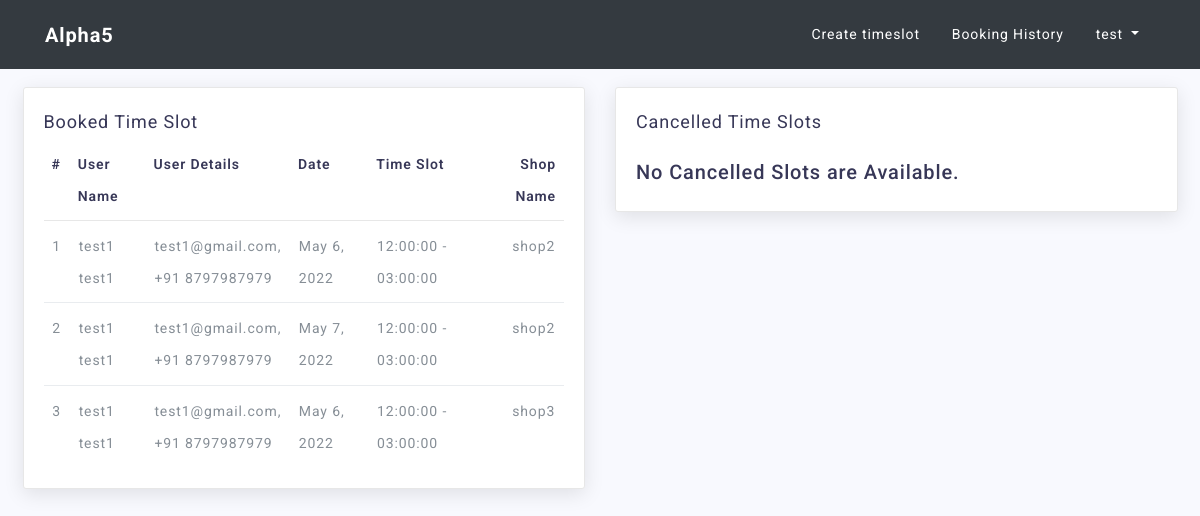
Page /manager/booking_history/ (signed in) on the earlier database version.
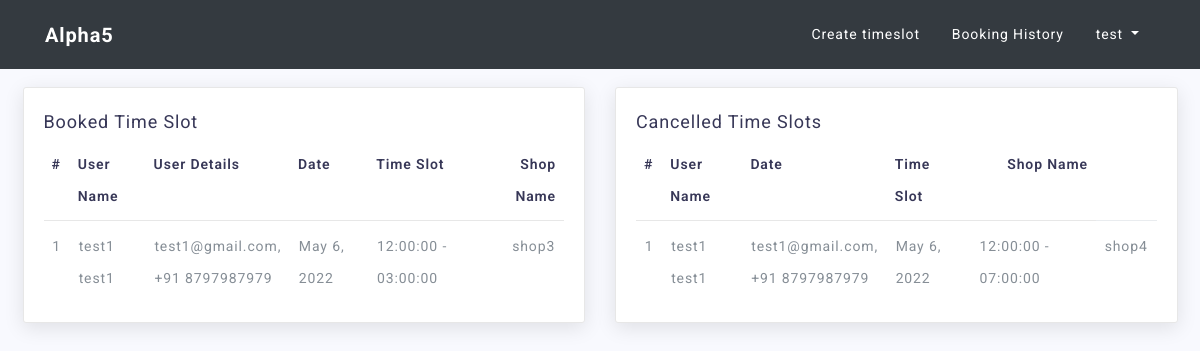
Same page on the later database version.
### accounts/models.py (models this page shows)
class User(AbstractUser):
    id = models.UUIDField(primary_key=True, default=uuid.uuid4, editable=False)
    is_customer = models.BooleanField(default=False)
    is_manager = models.BooleanField(default=False)
    phone = models.CharField(max_length=10, null=False)

### customer/models.py (models this page shows, shortened)
class TimeSlotBook(models.Model):
    id = models.UUIDField(primary_key=True, default=uuid.uuid4, editable=False)
    manager_id = models.ForeignKey(User, on_delete=models.CASCADE, related_name="manager_id")
    customer_id = models.ForeignKey(User, on_delete=models.CASCADE, related_name="customer_id")
    date = models.DateField(null=False)
    room_id = models.ForeignKey(Room, on_delete=models.CASCADE)
    start_time = models.TimeField(null=False)
    end_time = models.TimeField(null=False)
    class Meta:
        unique_together = ('manager_id', 'date', 'room_id', 'start_time', 'end_time')

class TimeSlotCancel(models.Model):
    id = models.UUIDField(primary_key=True, default=uuid.uuid4, editable=False)
    manager_id = models.ForeignKey(User, on_delete=models.CASCADE, related_name="manger_id_cancel")
    customer_id = models.ForeignKey(User, on_delete=models.CASCADE, related_name="customer_id_cancel")
    date = models.DateField(null=False)
    room_id = models.ForeignKey(Room, on_delete=models.CASCADE)
    start_time = models.TimeField(null=False)
    end_time = models.TimeField(null=False)

### manager/models.py (models this page shows, shortened)
class Room(models.Model):
    id = models.UUIDField(primary_key=True, default=uuid.uuid4, editable=False)
    room_owner = models.ForeignKey(User, on_delete=models.CASCADE)
    room_name = models.CharField(max_length=10, null=False)
    class Meta:
        unique_together = ('room_owner', 'room_name')
    def __str__(self):
        return self.room_name

### manager/views.py (the view)
# urls.py: path('booking_history/', views.BookingHistory.as_view(), name="booking_history"),
@method_decorator(decorators, name="dispatch")
class BookingHistory(DetailView):
    model = TimeSlotBook
    template_name = "manager/booking_history.html"
    def get(self, request):
        tsb1 = TimeSlotBook.objects.filter(manager_id=self.request.user)
        tsb2 = TimeSlotCancel.objects.filter(manager_id=self.request.user)
        return render(request, self.template_name, {"booked": tsb1, "cancelled": tsb2})

### templates/manager/booking_history.html (shortened to what this page needs)
{% load staticfiles %}
<!DOCTYPE html>
<html lang="en">
   <head>
        {% include 'base.html'%}
        {% include 'navbar.html' %}
   </head>
    {% if error_msg %}
    <div class="alert alert-primary">
              {{error_msg}}
    </div>
    {% else %}
<div class="container-fluid mt-5 pt-4">
      <div class="row">
        <div class="col-lg-6">
            <div class="card">
                <div class="card-title">
                    <h4>Booked Time Slot</h4>
                </div>
                {% if booked %}
                    <div class="card-body">
                        <div class="table-responsive">
                            <table class="table table-hover ">
                                <thead>
                                    <tr>
                                        <th>#</th>
                                        <th>User Name</th>
                                        <th>User Details</th>
                                        <th>Date</th>
                                        <th>Time Slot</th>
                                        <th>Shop Name</th>
                                    </tr>
                                </thead>
                                <tbody>
                                {% for x in booked %}
                                        <tr>
                                            <td>{{ forloop.counter }}</td>
                                            <td>{{x.customer_id.first_name}} {{x.customer_id.last_name}} </td>
                                            <td>
                                                {{x.customer_id.email}},
                                                <br>
                                                +91 {{x.customer_id.phone}}
                                            </td>
                                            <td>{{x.date}}</td>
                                            <td>{{x.start_time | time:"h:i:s"}} - {{x.end_time | time:"h:i:s"}}</td>
                                            <td>{{x.room_id}}</td>
                                        </tr>
                                {% endfor %}
                                </tbody>
                            </table>
                        </div>
                    </div>
                {% else %}
                <br>
                    <div class="card-body">
                        <h5>No Booking Done.</h5>
                    </div>
                {% endif %}
            </div>
        </div>
        <div class="col-lg-6">
        <div class="card">
            <div class="card-title">
                <h4>Cancelled Time Slots</h4>
            </div>
                {% if cancelled %}
                    <div class="card-body">
                    <div class="table-responsive">
                        <table class="table table-hover ">
                            <thead>
                                <tr>
                                    <th>#</th>
                                    <th>User Name</th>
                                    <th>Date</th>
                                    <th>Time Slot</th>
                                    <th>Shop Name</th>
                                </tr>
                            </thead>
                            <tbody>
                            {% for x in cancelled %}
                                <tr>
                                    <td>{{ forloop.counter }}</td>
                                    <td>{{x.customer_id.first_name}} {{x.customer_id.last_name}} </td>
                                    <td>
                                        {{x.customer_id.email}},
                                        <br>
                                        +91 {{x.customer_id.phone}}
                                    </td>
                                    <td>{{x.date}}</td>
                                    <td>{{x.start_time | time:"h:i:s"}} - {{x.end_time | time:"h:i:s"}}</td>
                                    <td>{{x.room_id}}</td>
                                </tr>
                            {% endfor %}
                            </tbody>
                        </table>
                    </div>
                {% else %}
                        <br>
                        <div class="card-body">
                            <h5>No Cancelled Slots are Available.</h5>
                        </div>
                {% endif %}
            </div>
        </div>
    </div>
  </div>
</div>
{% endif %}

### templates/base.html (shortened to what this page needs)
{% load staticfiles %}
<!DOCTYPE html>
<html lang="en">
   <head>
      <link href="{% static 'css/bootstrap.min.css' %}" rel="stylesheet">
      <link href="{% static 'css/grayscale.min.css' %}" rel="stylesheet">
      <link href="{% static 'css/style.css' %}" rel="stylesheet">
      <link href="{% static 'css/btn.css' %}" rel="stylesheet">
      <link href="https://stackpath.bootstrapcdn.com/font-awesome/4.7.0/css/font-awesome.min.css" rel="stylesheet">
   </head>

### templates/navbar.html (shortened to what this page needs)
 <nav class="navbar navbar-expand-lg navbar-light bg-dark fixed-top" id="mainNav">
    <div class="container">
      <a class="navbar-brand text-white" href="/">Alpha5</a>
      <div class="collapse navbar-collapse" id="navlinks">
        <ul class="navbar-nav ml-auto">
          {% if user.is_authenticated %}
              {% if user.is_manager %}
                    <li class="nav-item">
                          <a class="nav-link text-white" href="{% url 'manager:create_room' %}">Create timeslot</a>
                    </li>
                    <li class="nav-item">
                          <a class="nav-link text-white" href="{% url 'manager:booking_history'%}">Booking History</a>
                    </li>
                    <li class="nav-item dropdown">
                      <a class="nav-link dropdown-toggle text-white" href="#" id="navbardrop" data-toggle="dropdown">
                        {{user.username}}
                      </a>
                    </li>
              {% endif %}
          {% endif %}
        </ul>
      </div>
    </div>
  </nav>

### templates/manager/scripts.html (shortened to what this page needs)
{% load staticfiles %}

Differences in the rows shown:
removed TimeSlotBook: customer_id.first_name "test1", customer_id.last_name "test1", customer_id.email "test1@gmail.com", customer_id.phone "8797987979", date "May 6, 2022", start_time "12:00:00", end_time "03:00:00", room_id "shop2"
removed TimeSlotBook: customer_id.first_name "test1", customer_id.last_name "test1", customer_id.email "test1@gmail.com", customer_id.phone "8797987979", date "May 7, 2022", start_time "12:00:00", end_time "03:00:00", room_id "shop2"
added TimeSlotCancel: customer_id.first_name "test1", customer_id.last_name "test1", customer_id.email "test1@gmail.com", customer_id.phone "8797987979", date "May 6, 2022", start_time "12:00:00", end_time "07:00:00", room_id "shop4"
Other differences:
text no longer shown: "No Cancelled Slots are Available."
text now shown: "# User Name Date Time Slot Shop Name"
